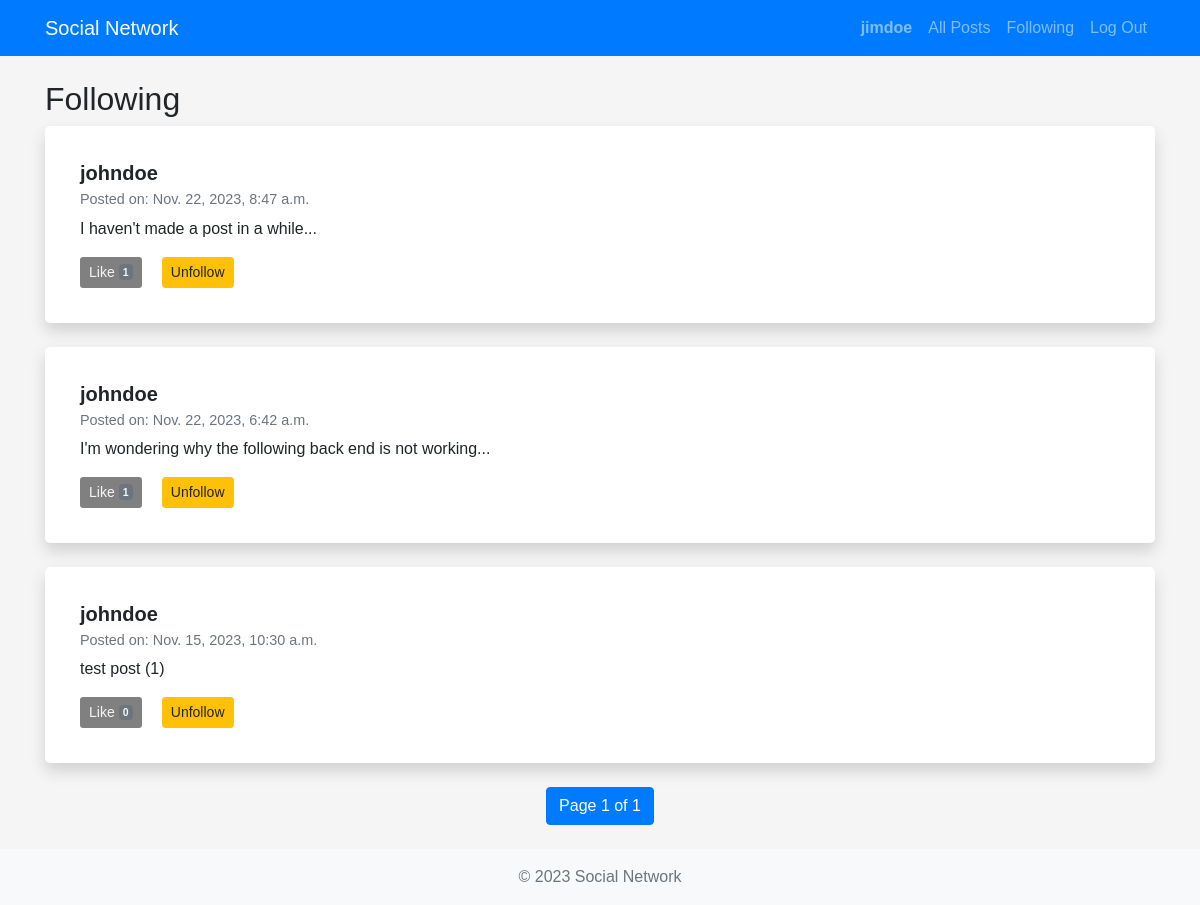
The page /following (signed in) on the database its author committed.
### network/models.py (models this page shows, shortened)
class User(AbstractUser):
    pass

class Post (models.Model):
    post = models.CharField(max_length=500)
    user = models.ForeignKey(User, on_delete=models.CASCADE, related_name="posts")
    timestamp = models.DateTimeField(auto_now_add=True)
    likes = models.ManyToManyField(User, blank=True, related_name="liked_posts")

### network/views.py (the view)
# urls.py: path("following", views.following, name="following"),
def following(request):
    if not request.user.is_authenticated:
        return HttpResponseRedirect(reverse("login"))
    user_extended, created = UserExtended.objects.get_or_create(user=request.user)
    following_users = user_extended.following.all()
    print("Following Users:", [user.username for user in following_users])
    posts_list = Post.objects.filter(user__in=following_users).order_by('-timestamp')
    print("Number of Posts:", posts_list.count())
    paginator = Paginator(posts_list, 10)
    page_number = request.GET.get('page')
    posts = paginator.get_page(page_number)
    return render(request, "network/following.html", {"posts": posts})

### network/templates/network/following.html (shortened to what this page needs)
{% extends "network/layout.html" %}
{% block body %}
<h2>Following</h2>
<div class="posts">
    {% for post in posts %}
        <div class="post card shadow mb-4">
            <div class="card-body">
                <h5 class="card-title">{{ post.user.username }}</h5>
                <h6 class="card-subtitle mb-2 text-muted">Posted on: {{ post.timestamp }}</h6>
                <p class="card-text">{{ post.post }}</p>
                <div class="button-group" style="display: flex;">
                    <button id="like-btn-{{ post.id }}" type="button" class="btn btn-sm {% if request.user in post.likes.all %}liked{% else %}unliked{% endif %}" onclick="toggleLike('{{ post.id }}')" data-liked="{% if request.user in post.likes.all %}true{% else %}false{% endif %}">
                        Like <span class="badge bg-secondary">{{ post.likes.count }}</span>
                    </button>
                    <form action="{% url 'toggle_follow' post.user.username %}" method="post" style="margin-left: 10px;">
                        <button type="submit" class="btn btn-sm {% if post.user in request.user.userextended.following.all %}btn-warning{% else %}btn-success{% endif %}">
                            {% if post.user in request.user.userextended.following.all %}Unfollow{% else %}Follow{% endif %}
                        </button>
                    </form>
                </div>
            </div>
        </div>
    {% empty %}
        <p>No posts to display.</p>
    {% endfor %}
</div>
<nav aria-label="Page navigation">
    <ul class="pagination justify-content-center">
        <li class="page-item active">
            <span class="page-link">
                Page {{ posts.number }} of {{ posts.paginator.num_pages }}
            </span>
        </li>
    </ul>
</nav>
{% endblock %}

### network/templates/network/layout.html (shortened to what this page needs)
{% load static %}
<!DOCTYPE html>
<html lang="en">
<head>
    <link rel="stylesheet" href="https://stackpath.bootstrapcdn.com/bootstrap/4.4.1/css/bootstrap.min.css" />
    <link href="{% static 'network/styles.css' %}" rel="stylesheet" />
</head>
<body>
    <nav class="navbar navbar-expand-lg navbar-dark bg-primary">
        <div class="container">
            <a class="navbar-brand" href="{% url 'index' %}">Social Network</a>
            <div class="collapse navbar-collapse" id="navbarNav">
                <ul class="navbar-nav ml-auto">
                    {% if user.is_authenticated %}
                    <li class="nav-item">
                        <a class="nav-link" href="{% url 'profile' username=user.username %}"><strong>{{ user.username }}</strong></a>
                    </li>
                    {% endif %}
                    <li class="nav-item">
                        <a class="nav-link" href="{% url 'all_posts' %}">All Posts</a>
                    </li>
                    {% if user.is_authenticated %}
                    <li class="nav-item">
                        <a class="nav-link" href="{% url 'following' %}">Following</a>
                    </li>
                    <li class="nav-item">
                        <a class="nav-link" href="{% url 'logout' %}">Log Out</a>
                    </li>
                    {% endif %}
                </ul>
            </div>
        </div>
    </nav>
    <div class="container mt-4">
        {% block body %} {% endblock %}
    </div>
    <footer class="footer bg-light mt-4 py-3">
        <div class="container text-center">
            <span class="text-muted">© 2023 Social Network</span>
        </div>
    </footer>
</body>
</html>

### network/static/network/styles.css (style rules this page uses)
* { margin: 0; padding: 0; box-sizing: border-box; }
html { overflow-x: hidden; }
body { font-family: Arial, sans-serif; font-weight: 400; overflow-x: hidden; background-color: #f5f5f5; }
.post { background-color: #fff; border-radius: 5px; padding: 15px; }
.card { border: none; }
.card-body { padding: 20px; }
.card-title { font-size: 1.25rem; font-weight: bold; }
.card-subtitle { font-size: 0.9rem; }
.card-text { font-size: 1rem; }
.unliked { background-color: grey; color: whitesmoke; }
.button-group { display: flex; align-items: center; gap: 10px; }

### rows shown on the page
User: username "jimdoe"
Post: user.username "johndoe", timestamp "Nov. 22, 2023, 8:47 a.m.", post "I haven't made a post in a while...", likes.count "1", shows "Unfollow"
Post: user.username "johndoe", timestamp "Nov. 22, 2023, 6:42 a.m.", post "I'm wondering why the following back end is not working...", likes.count "1", shows "Unfollow"
Post: user.username "johndoe", timestamp "Nov. 15, 2023, 10:30 a.m.", post "test post (1)", likes.count "0", shows "Unfollow"

### other values the page prints
{{ posts.number }} "1"
{{ posts.paginator.num_pages }} "1"
